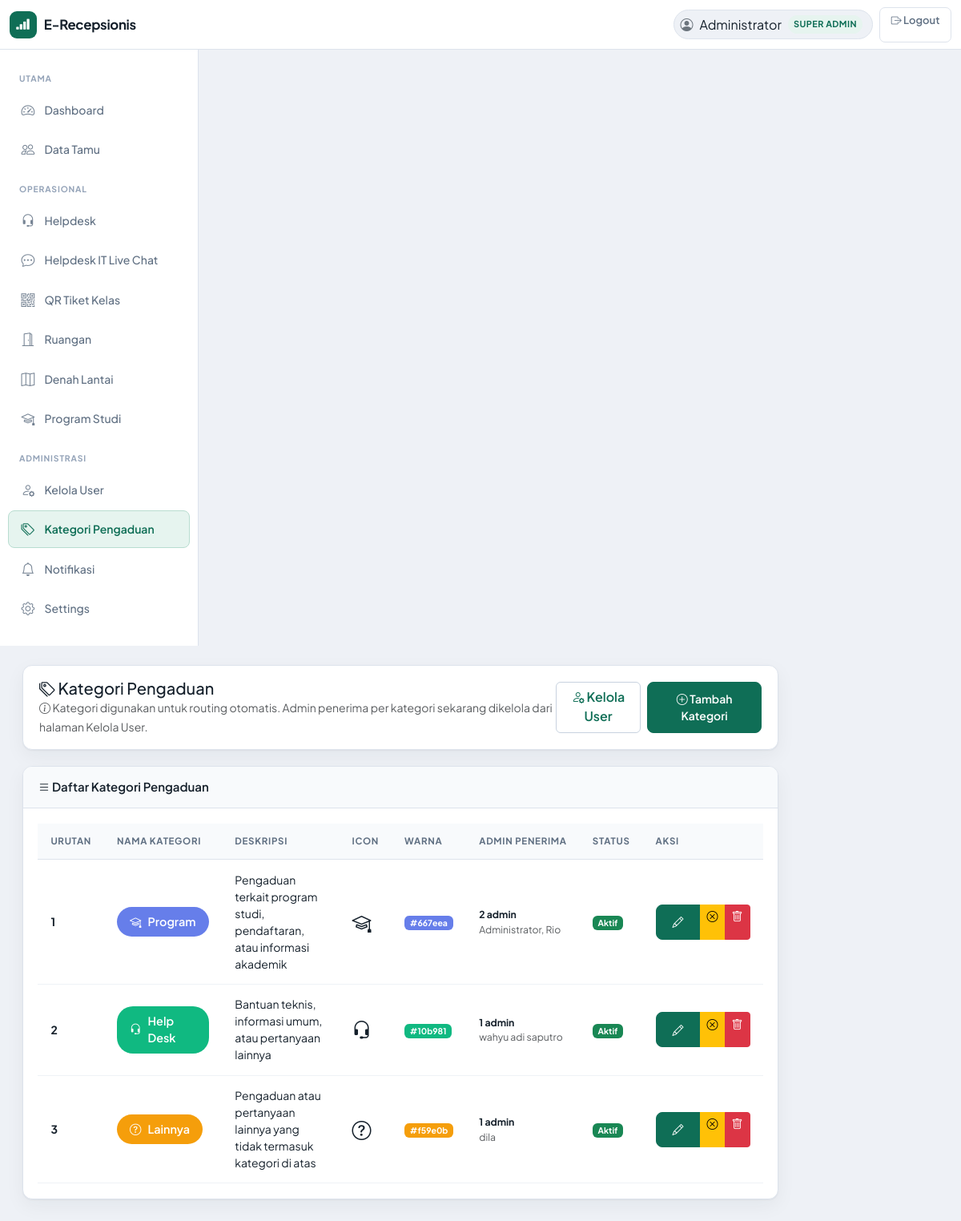
The app's page /admin/complaint_categories.php (signed in) with its own data.
### tables this page shows
CREATE TABLE `complaint_categories` (
  `id` int NOT NULL AUTO_INCREMENT,
  `nama_kategori` varchar(100) NOT NULL,
  `deskripsi` text,
  `icon` varchar(50) DEFAULT 'bi-tag',
  `warna` varchar(20) DEFAULT '#667eea',
  `status_aktif` tinyint(1) DEFAULT '1',
  `urutan` int DEFAULT '0',
  `created_at` timestamp NULL DEFAULT CURRENT_TIMESTAMP,
  `updated_at` timestamp NULL DEFAULT CURRENT_TIMESTAMP ON UPDATE CURRENT_TIMESTAMP,
  PRIMARY KEY (`id`)
);

### admin/auth.php (called while the page is built, shortened)
<?php
function adminUrl(string $path = ''): string
{
    return rtrim(BASE_URL, '/') . '/admin/' . ltrim($path, '/');
}
?>

### admin/complaint_categories.php (the view, shortened to what this page needs)
<?php
require_once 'auth.php';
if (recepsionis_table_exists($koneksi, 'admin_category_routing')) {
    $categories_list = $koneksi->query(
        "SELECT cc.*,
                COUNT(DISTINCT acr.user_id) AS routed_admin_count,
                GROUP_CONCAT(DISTINCT COALESCE(NULLIF(u.nama_lengkap, ''), u.username) ORDER BY COALESCE(NULLIF(u.nama_lengkap, ''), u.username) SEPARATOR ', ') AS routed_admin_names
         FROM complaint_categories cc
         LEFT JOIN admin_category_routing acr ON acr.category_id = cc.id
         LEFT JOIN users u ON u.id = acr.user_id AND u.status_aktif = 1
         GROUP BY cc.id, cc.nama_kategori, cc.deskripsi, cc.icon, cc.warna, cc.urutan, cc.status_aktif, cc.created_at, cc.updated_at
         ORDER BY cc.urutan, cc.nama_kategori"
    );
} else {
    $categories_list = $koneksi->query(
        "SELECT cc.*, 0 AS routed_admin_count, '' AS routed_admin_names
         FROM complaint_categories cc
         ORDER BY cc.urutan, cc.nama_kategori"
    );
}
?>
<!DOCTYPE html>
<html lang="id">
<head>
    <link href="https://cdn.jsdelivr.net/npm/bootstrap@5.3.2/dist/css/bootstrap.min.css" rel="stylesheet">
    <link href="https://cdn.jsdelivr.net/npm/bootstrap-icons@1.11.1/font/bootstrap-icons.css" rel="stylesheet">
    <link href="../assets/css/style.css" rel="stylesheet">
    <?php include 'include_staff_call_head.php'; ?>
</head>
<body>
    <?php include 'navbar.php'; ?>
    <div class="container-fluid">
        <div class="row">
            <?php include 'sidebar.php'; ?>
            <div class="col-md-10 content-area">
                <div class="d-flex justify-content-between align-items-center mb-4">
                    <div>
                        <h2><i class="bi bi-tags"></i> Kategori Pengaduan</h2>
                        <p class="text-muted mb-0">
                            <small><i class="bi bi-info-circle"></i> Kategori digunakan untuk routing otomatis. Admin penerima per kategori sekarang dikelola dari halaman Kelola User.</small>
                        </p>
                    </div>
                    <div class="d-flex gap-2">
                        <a class="btn btn-outline-primary" href="<?= htmlspecialchars(function_exists('adminUrl') ? adminUrl('users.php') : 'users.php') ?>">
                            <i class="bi bi-person-gear"></i> Kelola User
                        </a>
                        <button class="btn btn-primary" data-bs-toggle="modal" data-bs-target="#addModal">
                            <i class="bi bi-plus-circle"></i> Tambah Kategori
                        </button>
                    </div>
                </div>
                <div class="card">
                    <div class="card-header">
                        <i class="bi bi-list"></i> Daftar Kategori Pengaduan
                    </div>
                    <div class="card-body">
                        <div class="table-responsive">
                            <table class="table table-hover">
                                <thead>
                                    <tr>
                                        <th width="50">Urutan</th>
                                        <th>Nama Kategori</th>
                                        <th>Deskripsi</th>
                                        <th>Icon</th>
                                        <th>Warna</th>
                                        <th>Admin Penerima</th>
                                        <th>Status</th>
                                        <th width="150">Aksi</th>
                                    </tr>
                                </thead>
                                <tbody>
                                    <?php if ($categories_list && $categories_list->num_rows > 0): ?>
                                        <?php while ($cat = $categories_list->fetch_assoc()): ?>
                                            <tr>
                                                <td><strong><?= $cat['urutan'] ?></strong></td>
                                                <td>
                                                    <span class="category-badge" style="background-color: <?= htmlspecialchars($cat['warna']) ?>">
                                                        <i class="bi <?= htmlspecialchars($cat['icon']) ?>"></i>
                                                        <?= htmlspecialchars($cat['nama_kategori']) ?>
                                                    </span>
                                                </td>
                                                <td><?= htmlspecialchars($cat['deskripsi'] ?: '-') ?></td>
                                                <td><i class="bi <?= htmlspecialchars($cat['icon']) ?>" style="font-size: 1.5rem;"></i></td>
                                                <td>
                                                    <span class="badge" style="background-color: <?= htmlspecialchars($cat['warna']) ?>; color: white;">
                                                        <?= htmlspecialchars($cat['warna']) ?>
                                                    </span>
                                                </td>
                                                <td>
                                                    <?php if ((int) ($cat['routed_admin_count'] ?? 0) > 0): ?>
                                                        <div class="small">
                                                            <strong><?= (int) $cat['routed_admin_count'] ?> admin</strong><br>
                                                            <span class="text-muted"><?= htmlspecialchars($cat['routed_admin_names']) ?></span>
                                                        </div>
                                                    <?php else: ?>
                                                        <span class="badge bg-warning text-dark">Belum dipetakan</span>
                                                    <?php endif; ?>
                                                </td>
                                                <td>
                                                    <?php if ($cat['status_aktif']): ?>
                                                        <span class="badge bg-success">Aktif</span>
                                                    <?php else: ?>
                                                        <span class="badge bg-secondary">Nonaktif</span>
                                                    <?php endif; ?>
                                                </td>
                                                <td>
                                                    <div class="btn-group btn-group-sm">
                                                        <button class="btn btn-primary"
                                                                data-bs-toggle="modal"
                                                                data-bs-target="#editModal<?= $cat['id'] ?>"
                                                                title="Edit">
                                                            <i class="bi bi-pencil"></i>
                                                        </button>
                                                        <a href="?toggle=<?= $cat['id'] ?>&status=<?= $cat['status_aktif'] ? 0 : 1 ?>"
                                                           class="btn btn-<?= $cat['status_aktif'] ? 'warning' : 'success' ?>"
                                                           title="<?= $cat['status_aktif'] ? 'Nonaktifkan' : 'Aktifkan' ?>">
                                                            <i class="bi bi-<?= $cat['status_aktif'] ? 'x-circle' : 'check-circle' ?>"></i>
                                                        </a>
                                                        <a href="?delete=<?= $cat['id'] ?>"
                                                           class="btn btn-danger"
                                                           onclick="return confirm('Hapus kategori ini?')"
                                                           title="Hapus">
                                                            <i class="bi bi-trash"></i>
                                                        </a>
                                                    </div>
                                                </td>
                                            </tr>
                                        <?php endwhile; ?>
                                    <?php endif; ?>
                                </tbody>
                            </table>
                        </div>
                    </div>
                </div>
            </div>
        </div>
    </div>
</body>
</html>

### assets/css/style.css (style rules this page uses)
:root { --primary: #2563eb; --secondary: #0369a1; --success: #10b981; --danger: #ef4444; --warning: #f59e0b; --info: #3b82f6; --dark: #1e293b; --light: #f8fafc; }
body { font-family: 'Segoe UI', Tahoma, Geneva, Verdana, sans-serif; background: #f1f5f9; }
.content-area { padding: 20px; }
@media (min-width: 992px) { .content-area { height: calc(100vh - 56px); overflow-y: auto; } }
.card { border: none; border-radius: 12px; box-shadow: 0 2px 10px rgba(0,0,0,0.05); margin-bottom: 20px; }
.card-header { background: linear-gradient(135deg, var(--primary), var(--secondary)); color: white; border-radius: 12px 12px 0 0 !important; font-weight: 600; padding: 15px 20px; }
.btn-primary { background: linear-gradient(135deg, var(--primary), var(--secondary)); border: none; border-radius: 8px; padding: 10px 20px; font-weight: 600; transition: all 0.3s; }
.table { background: white; }
.table thead { background: #f8fafc; }
:root { --visitor-bg: #f2f4f8; --visitor-surface: #ffffff; --visitor-surface-soft: #f8fafc; --visitor-text: #0f172a; --visitor-text-muted: #475569; --visitor-border: #e2e8f0; --visitor-primary: #0b3b8c; --visitor-accent: #1e56b3; --visitor-primary-soft: #e8efff; --visitor-shadow: 0 12px 36px rgba(15, 23, 42, 0.10); --visitor-shadow-soft: 0 6px 18px rgba(15, 23, 42, 0.08); --visitor-radius-lg: 20px; --visitor-radius-md: 14px; --visitor-radius-sm: 10px; }
body { color: var(--visitor-text); }

### assets/css/admin-theme.css (style rules this page uses)
body:has(.sidebar) { --primary: #0f6e56; --secondary: #155e75; --success: #059669; --danger: #dc2626; --warning: #d97706; --info: #0284c7; --adm-bg: #eef1f6; --adm-surface: #ffffff; --adm-border: #dde3ec; --adm-border-strong: #c8d2df; --adm-text: #15202b; --adm-muted: #5f6f82; --adm-accent: #0f6e56; --adm-accent-soft: #e6f4ef; --adm-accent-muted: #b8ddd0; --adm-nav-h: 62px; --adm-sidebar-w: 248px; --adm-radius: 12px; --adm-radius-sm: 8px; --adm-shadow: 0 1px 2px rgba(21, 32, 43, 0.06), 0 8px 24px rgba(21, 32, 43, 0.05); --adm-font: 'Plus Jakarta Sans', 'Segoe UI', system-ui, sans-serif; font-family: var(--adm-font); background: var(--adm-bg); color: var(--adm-text); -webkit-font-smoothing: antialiased; }
body:has(.sidebar) .content-area { padding: 1.5rem 1.75rem 2rem; height: calc(100vh - var(--adm-nav-h)); overflow-y: auto; background: transparent; }
body:has(.sidebar) .card { border: 1px solid var(--adm-border); border-radius: var(--adm-radius); box-shadow: var(--adm-shadow); margin-bottom: 1.25rem; overflow: hidden; }
body:has(.sidebar) .card-header { background: #f8fafc; color: var(--adm-text); border-bottom: 1px solid var(--adm-border); font-weight: 600; font-size: 0.9375rem; padding: 0.9rem 1.15rem; border-radius: 0 !important; }
body:has(.sidebar) .card-body { padding: 1.15rem; }
body:has(.sidebar) .table { --bs-table-bg: transparent; margin-bottom: 0; }
body:has(.sidebar) .table thead th { background: #f8fafc; border-bottom: 1px solid var(--adm-border); color: var(--adm-muted); font-size: 0.72rem; font-weight: 700; letter-spacing: 0.06em; text-transform: uppercase; padding: 0.85rem 1rem; white-space: nowrap; }
body:has(.sidebar) .table tbody td { padding: 0.9rem 1rem; vertical-align: middle; border-color: #eef2f6; color: var(--adm-text); font-size: 0.875rem; }
body:has(.sidebar) .btn-primary { background: var(--adm-accent); border: 1px solid var(--adm-accent); border-radius: var(--adm-radius-sm); font-weight: 600; font-size: 0.875rem; box-shadow: none; }
body:has(.sidebar) .btn-outline-primary { border-color: var(--adm-border-strong); color: var(--adm-accent); font-weight: 600; }
body:has(.sidebar) .content-area > .d-flex.justify-content-between.align-items-center.mb-4 { background: var(--adm-surface); border: 1px solid var(--adm-border); border-radius: var(--adm-radius); padding: 1rem 1.25rem; box-shadow: var(--adm-shadow); margin-bottom: 1.25rem !important; }
body:has(.sidebar) .content-area > .d-flex.justify-content-between.align-items-center.mb-4 h2 { margin-bottom: 0 !important; font-size: 1.25rem; }
body:has(.sidebar) .btn, body:has(.sidebar) .sidebar .nav-link, body:has(.sidebar) .btn-admin-menu { min-height: 44px; }
body:has(.sidebar) .table-responsive { -webkit-overflow-scrolling: touch; overflow-x: auto; max-width: 100%; }
body:has(.sidebar) .table-responsive > .table { min-width: 640px; }

### admin/complaint_categories.php (style rules this page uses)
.category-badge { display: inline-flex; align-items: center; gap: 8px; padding: 8px 16px; border-radius: 20px; color: white; font-weight: 600; font-size: 0.9rem; }

### records on screen
complaint_categories: urutan "1", nama_kategori "Program", deskripsi "Pengaduan terkait program studi, pendaftaran, atau informasi akademik", warna "#667eea", routed_admin_count "2", routed_admin_names "Administrator, Rio", status_aktif "Aktif"
complaint_categories: urutan "2", nama_kategori "Help Desk", deskripsi "Bantuan teknis, informasi umum, atau pertanyaan lainnya", warna "#10b981", routed_admin_count "1", routed_admin_names "wahyu adi saputro", status_aktif "Aktif"
complaint_categories: urutan "3", nama_kategori "Lainnya", deskripsi "Pengaduan atau pertanyaan lainnya yang tidak termasuk kategori di atas", warna "#f59e0b", routed_admin_count "1", routed_admin_names "dila", status_aktif "Aktif"

### other values on screen
$_SESSION['nama_lengkap'] "Administrator"
